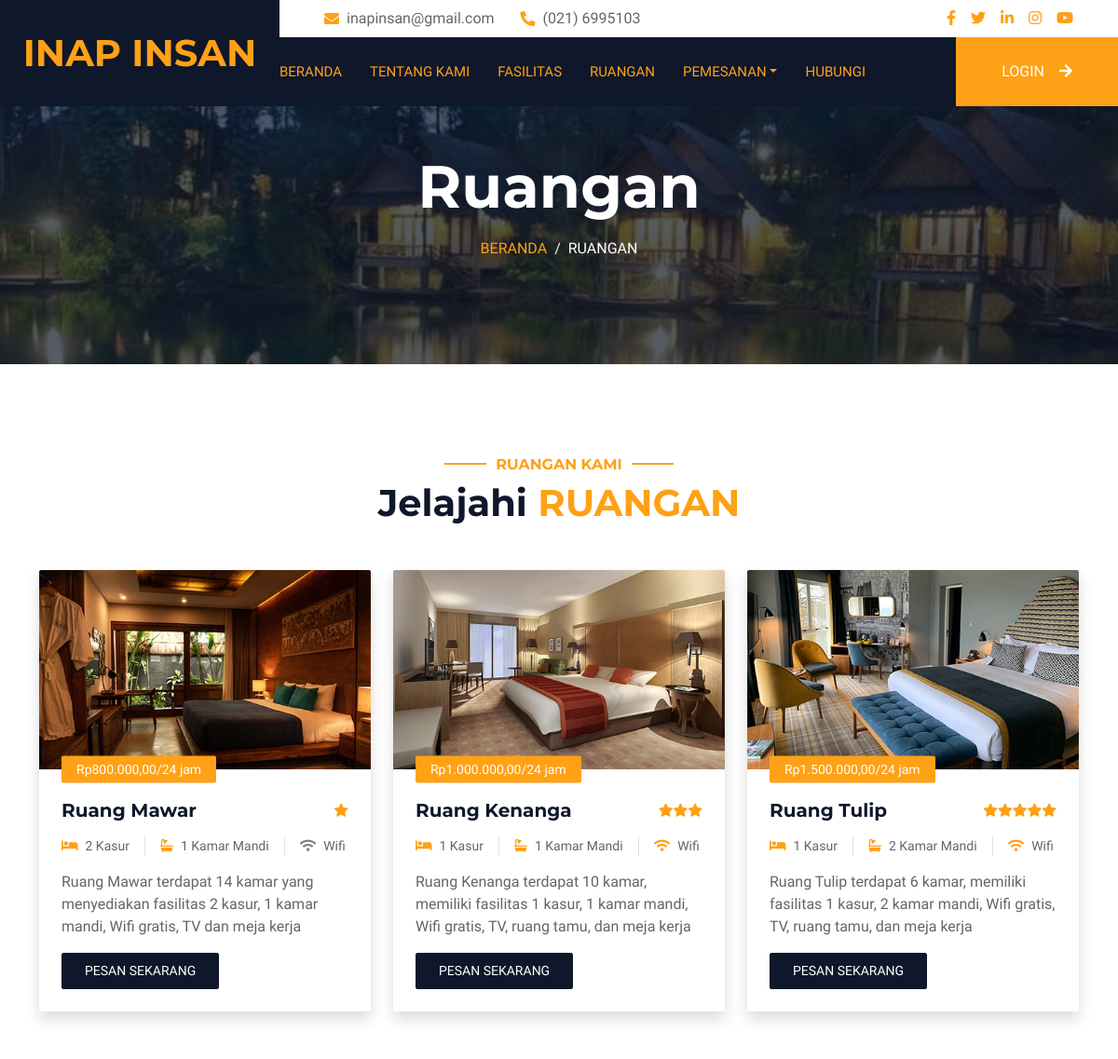
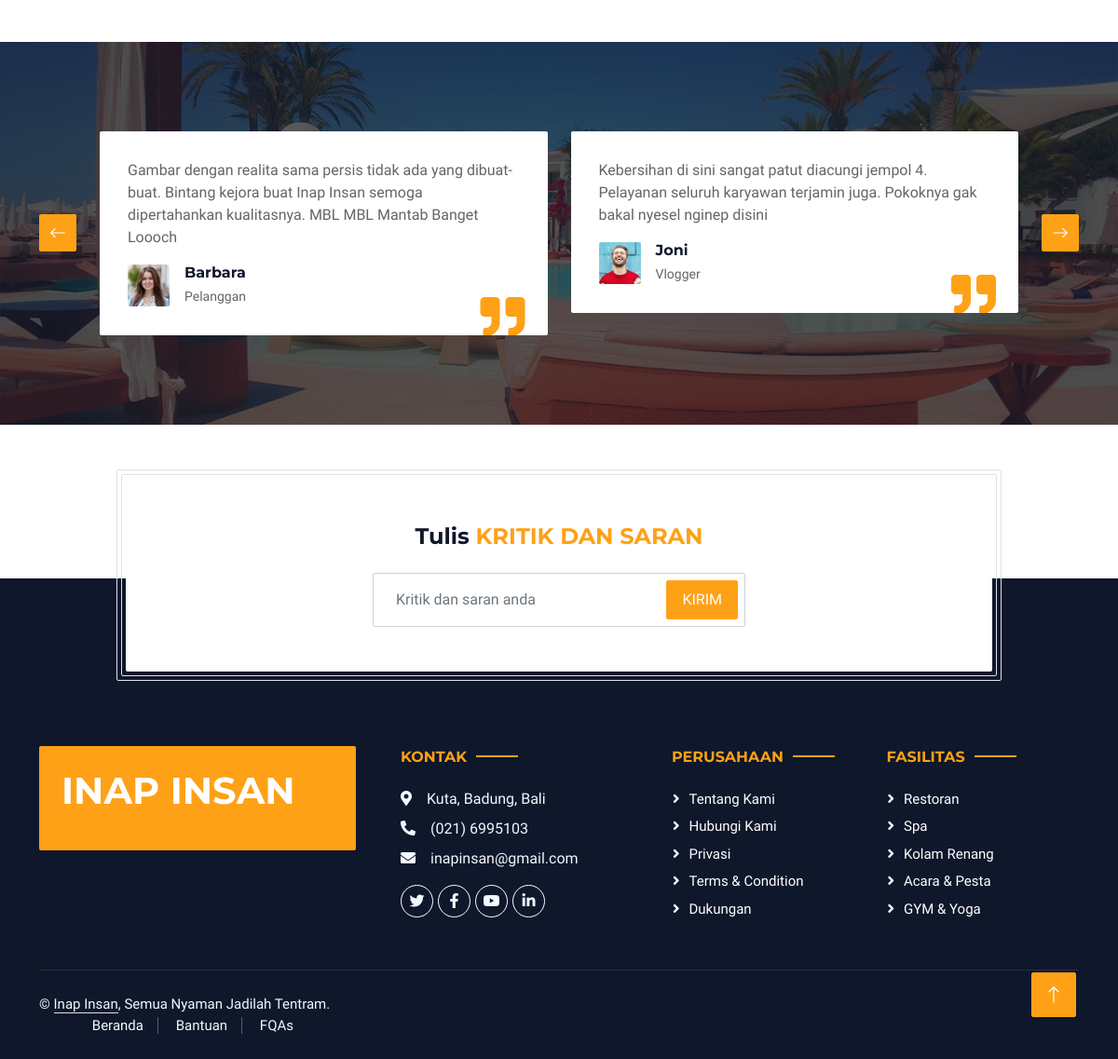
Screenshot of /room.php with the database file from the repository (2 pictures, top to bottom).
### tables this page shows
CREATE TABLE `kamar` (
  `id_kamar` int(11) NOT NULL,
  `nama` varchar(255) NOT NULL,
  `harga` int(10) NOT NULL,
  `bintang` int(1) NOT NULL,
  `kasur` int(2) NOT NULL,
  `bathroom` int(2) NOT NULL,
  `wifi` int(1) NOT NULL,
  `deskripsi` text DEFAULT NULL,
  `gambar` varchar(500) NOT NULL
);

### room.php (the view, shortened to what this page needs)
<!DOCTYPE html>
<html lang="en">
<?php
include ("head.php");
require 'koneksi.php';
$data = mysqli_query($koneksi,"SELECT * FROM kamar");
?>
<body>
    <div class="container-xxl bg-white p-0">
            <?php
            include ("header.php");
            ?>
        <div class="container-fluid page-header mb-5 p-0" style="background-image: url(img/biru.jpeg);">
            <div class="container-fluid page-header-inner py-5">
                <div class="container text-center pb-5">
                    <h1 class="display-3 text-white mb-3 animated slideInDown">Ruangan</h1>
                    <nav aria-label="breadcrumb">
                        <ol class="breadcrumb justify-content-center text-uppercase">
                            <li class="breadcrumb-item"><a href="index.php">Beranda</a></li>
                            <li class="breadcrumb-item text-white active" aria-current="page">Ruangan</li>
                        </ol>
                    </nav>
                </div>
            </div>
        </div>
        <div class="container-xxl py-5">
            <div class="container">
                <div class="text-center wow fadeInUp" data-wow-delay="0.1s">
                    <h6 class="section-title text-center text-primary text-uppercase">Ruangan Kami</h6>
                    <h1 class="mb-5">Jelajahi <span class="text-primary text-uppercase">Ruangan</span></h1>
                </div>
                <div class="row g-4">
                <?php if (mysqli_num_rows($data)>=0) {
                    $i=1;
                    while ($hasil = mysqli_fetch_array($data)) {
                ?>
                    <div class="col-lg-4 col-md-6 wow fadeInUp" data-wow-delay="0.<?= $i ?>s">
                        <div class="room-item shadow rounded overflow-hidden">
                            <div class="position-relative">
                                <img class="img-fluid" src="img/<?= $hasil['gambar'] ?>" alt="">
                                <small class="position-absolute start-0 top-100 translate-middle-y bg-primary text-white rounded py-1 px-3 ms-4">Rp<?= number_format($hasil['harga'],2,',','.'); ?>/24 jam</small>
                            </div>
                            <div class="p-4 mt-2">
                                <div class="d-flex justify-content-between mb-3">
                                    <h5 class="mb-0"><?= $hasil['nama']?></h5>
                                    <div class="ps-2">
                                        <?php
                                        for ($x = 0; $x < $hasil['bintang']; $x++) {
                                         echo '<small class="fa fa-star text-primary"></small>';
                                        }
                                        ?>
                                    </div>
                                </div>
                                <div class="d-flex mb-3">
                                    <small class="border-end me-3 pe-3"><i class="fa fa-bed text-primary me-2"></i><?= $hasil['kasur'] ?> Kasur</small>
                                    <small class="border-end me-3 pe-3"><i class="fa fa-bath text-primary me-2"></i><?= $hasil['bathroom'] ?> Kamar Mandi</small>
                                    <small><i class="fa fa-wifi text-primary me-2"<?php echo ($hasil['wifi']==0)?'style="color:grey !important;"':'';?>></i>Wifi</small>
                                </div>
                                <p class="text-body mb-3"><?= $hasil['deskripsi'] ?></p>
                                <div class="d-flex justify-content-between">
                                    <a class="btn btn-sm btn-dark rounded py-2 px-4" href="booking.php">Pesan sekarang</a>
                                </div>
                            </div>
                        </div>
                    </div>
                <?php
                    $i=$i+2;
                    }
                } else {
                    echo "gagal entah kenapa";
                }
                ?>
                </div>
            </div>
        </div>
        <div class="container-xxl testimonial my-5 py-5 bg-dark wow zoomIn" data-wow-delay="0.1s">
            <div class="container">
                <div class="owl-carousel testimonial-carousel py-5">
                    <div class="testimonial-item position-relative bg-white rounded overflow-hidden">
                        <p>Gambar dengan realita sama persis tidak ada yang dibuat-buat. Bintang kejora buat Inap Insan semoga dipertahankan kualitasnya. MBL MBL Mantab Banget Loooch</p>
                        <div class="d-flex align-items-center">
                            <img class="img-fluid flex-shrink-0 rounded" src="img/testimonial-1.jpg" style="width: 45px; height: 45px;">
                            <div class="ps-3">
                                <h6 class="fw-bold mb-1">Barbara</h6>
                                <small>Pelanggan</small>
                            </div>
                        </div>
                        <i class="fa fa-quote-right fa-3x text-primary position-absolute end-0 bottom-0 me-4 mb-n1"></i>
                    </div>
                    <div class="testimonial-item position-relative bg-white rounded overflow-hidden">
                        <p>Kebersihan di sini sangat patut diacungi jempol 4. Pelayanan seluruh karyawan terjamin juga. Pokoknya gak bakal nyesel nginep disini</p>
                        <div class="d-flex align-items-center">
                            <img class="img-fluid flex-shrink-0 rounded" src="img/testimonial-2.jpg" style="width: 45px; height: 45px;">
                            <div class="ps-3">
                                <h6 class="fw-bold mb-1">Joni</h6>
                                <small>Vlogger</small>
                            </div>
                        </div>
                        <i class="fa fa-quote-right fa-3x text-primary position-absolute end-0 bottom-0 me-4 mb-n1"></i>
                    </div>
                </div>
            </div>
        </div>
        <div class="container newsletter mt-5 wow fadeIn" data-wow-delay="0.1s">
            <div class="row justify-content-center">
                <div class="col-lg-10 border rounded p-1">
                    <div class="border rounded text-center p-1">
                        <div class="bg-white rounded text-center p-5">
                            <h4 class="mb-4"> Tulis <span class="text-primary text-uppercase">Kritik dan Saran</span></h4>
                            <div class="position-relative mx-auto" style="max-width: 400px;">
                                <input class="form-control w-100 py-3 ps-4 pe-5" type="text" placeholder="Kritik dan saran anda">
                                <button type="button" class="btn btn-primary py-2 px-3 position-absolute top-0 end-0 mt-2 me-2">Kirim</button>
                            </div>
                        </div>
                    </div>
                </div>
            </div>
        </div>
        <?php
        include ("footer.php");
        ?>
        <a href="#" class="btn btn-lg btn-primary btn-lg-square back-to-top"><i class="bi bi-arrow-up"></i></a>
    </div>
</body>
</html>

### rows the page displays
kamar: gambar (picture), harga "800.000,00", nama "Ruang Mawar", bintang 1 (drawn), kasur "2", bathroom "1", wifi 0 (drawn), deskripsi "Ruang Mawar terdapat 14 kamar yang menyediakan fasilitas 2 kasur, 1 kamar mandi, Wifi gratis, TV dan meja kerja"
kamar: gambar (picture), harga "1.000.000,00", nama "Ruang Kenanga", bintang 3 (drawn), kasur "1", bathroom "1", wifi 1 (drawn), deskripsi "Ruang Kenanga terdapat 10 kamar, memiliki fasilitas 1 kasur, 1 kamar mandi, Wifi gratis, TV, ruang tamu, dan meja kerja"
kamar: gambar (picture), harga "1.500.000,00", nama "Ruang Tulip", bintang 5 (drawn), kasur "1", bathroom "2", wifi 1 (drawn), deskripsi "Ruang Tulip terdapat 6 kamar, memiliki fasilitas 1 kasur, 2 kamar mandi, Wifi gratis, TV, ruang tamu, dan meja kerja"
